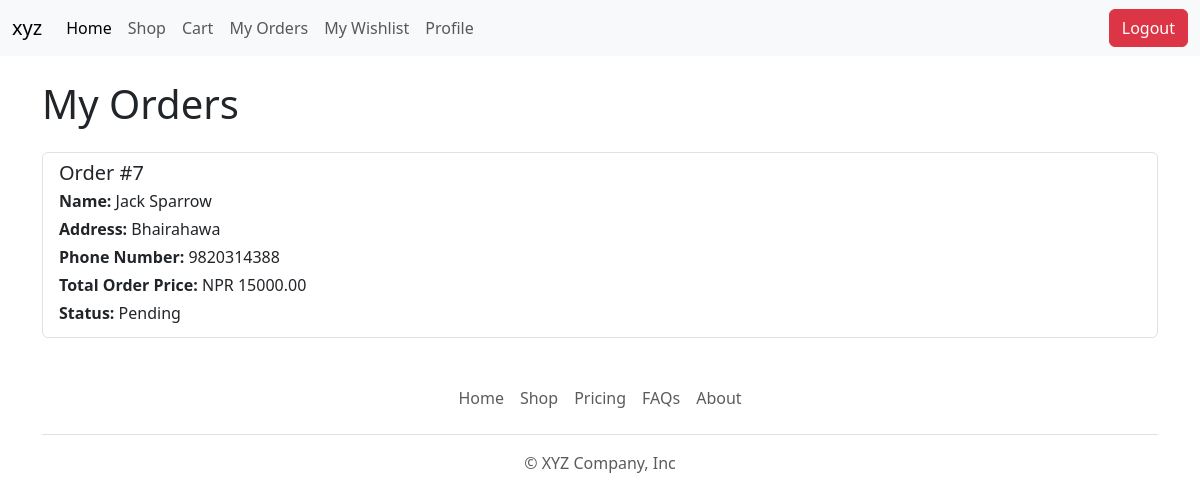
/order/ (signed in), run on the app's committed database.
### ecommerce/models.py (models this page shows, shortened)
class Order(models.Model):
    STATUS_CHOICES = [
        ('Pending', 'Pending'),
        ('Delivered', 'Delivered'),
        ('Cancelled', 'Cancelled')
    ]
    user = models.ForeignKey(User, on_delete=models.CASCADE)
    name = models.CharField(max_length=255)
    address = models.CharField(max_length=600)
    phone_number = models.CharField(max_length=15)
    total_order_price= models.DecimalField(max_digits=10, decimal_places=2, default=0)
    status = models.CharField(choices = STATUS_CHOICES,default="Pending",max_length=255)

### ecommerce/views.py (the view)
# urls.py: path('order/',orders),
def orders(request):
    user = request.user
    if user.is_authenticated:
        orders = Order.objects.filter(user=user)
    else:
        orders = None
    return render(request, 'frontend/order.html', {'orders': orders})

### templates/frontend/order.html (shortened to what this page needs)
{% extends 'frontend/layout/main.html' %}
{% block content %}
<div class="container mt-4">
    <h1>My Orders</h1>
    {% if user.is_authenticated %}
    {% if orders %}
    <div class="list-group mt-4">
        {% for order in orders %}
        <div class="list-group-item">
            <h5 class="mb-1">Order #{{ order.id }}</h5>
            <p class="mb-1"><strong>Name:</strong> {{ order.name }}</p>
            <p class="mb-1"><strong>Address:</strong> {{ order.address }}</p>
            <p class="mb-1"><strong>Phone Number:</strong> {{ order.phone_number }}</p>
            <p class="mb-1"><strong>Total Order Price:</strong> NPR {{ order.total_order_price }}</p>
            <p class="mb-1"><strong>Status:</strong> {{ order.status }}</p>
        </div>
        {% endfor %}
    </div>
    {% else %}
    <p class="text-center">No orders available.</p>
    {% endif %}
    {% else %}
    <p>Please <a href="{% url 'login' %}">log in</a> to view your orders.</p>
    {% endif %}
</div>
{% endblock %}

### data on the page
Order: id "7", name "Jack Sparrow", address "Bhairahawa", phone_number "9820314388", total_order_price "15000.00", status "Pending"
